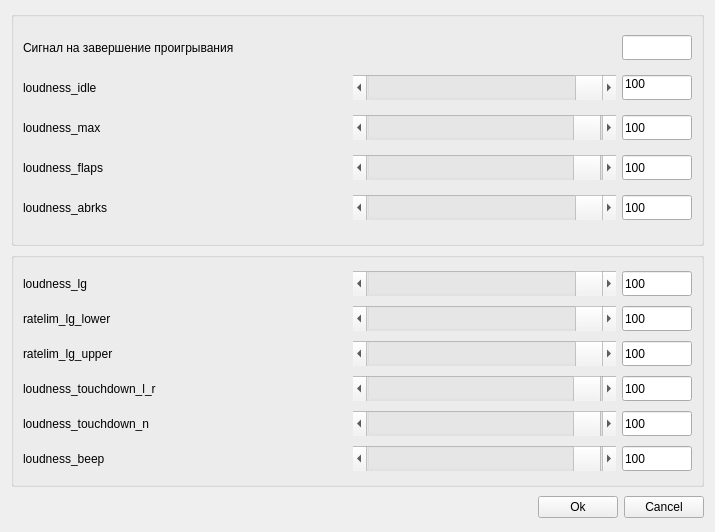
<?xml version="1.0" encoding="UTF-8"?>
<ui version="4.0">
 <class>Sound_form</class>
 <widget class="QWidget" name="Sound_form">
  <property name="geometry">
   <rect>
    <x>0</x>
    <y>0</y>
    <width>715</width>
    <height>532</height>
   </rect>
  </property>
  <property name="windowTitle">
   <string>Form</string>
  </property>
  <layout class="QVBoxLayout" name="verticalLayout_3">
   <item>
    <widget class="QGroupBox" name="groupBox_2">
     <property name="title">
      <string/>
     </property>
     <layout class="QVBoxLayout" name="verticalLayout">
      <item>
       <layout class="QHBoxLayout" name="horizontalLayout_11">
        <item>
         <widget class="QLabel" name="label">
          <property name="text">
           <string>Сигнал на завершение проигрывания</string>
          </property>
         </widget>
        </item>
        <item>
         <widget class="QLineEdit" name="shutdown_beep">
          <property name="maximumSize">
           <size>
            <width>70</width>
            <height>25</height>
           </size>
          </property>
         </widget>
        </item>
       </layout>
      </item>
      <item>
       <layout class="QHBoxLayout" name="horizontalLayout_7">
        <item>
         <widget class="QLabel" name="label_13">
          <property name="minimumSize">
           <size>
            <width>324</width>
            <height>25</height>
           </size>
          </property>
          <property name="maximumSize">
           <size>
            <width>324</width>
            <height>25</height>
           </size>
          </property>
          <property name="text">
           <string>loudness_idle</string>
          </property>
         </widget>
        </item>
        <item>
         <widget class="QScrollBar" name="loudness_idle_scroll">
          <property name="sizePolicy">
           <sizepolicy hsizetype="Expanding" vsizetype="Fixed">
            <horstretch>0</horstretch>
            <verstretch>0</verstretch>
           </sizepolicy>
          </property>
          <property name="minimumSize">
           <size>
            <width>250</width>
            <height>25</height>
           </size>
          </property>
          <property name="cursor">
           <cursorShape>UpArrowCursor</cursorShape>
          </property>
          <property name="autoFillBackground">
           <bool>false</bool>
          </property>
          <property name="maximum">
           <number>99</number>
          </property>
          <property name="value">
           <number>99</number>
          </property>
          <property name="orientation">
           <enum>Qt::Horizontal</enum>
          </property>
         </widget>
        </item>
        <item>
         <widget class="QLineEdit" name="loudness_idle">
          <property name="minimumSize">
           <size>
            <width>70</width>
            <height>25</height>
           </size>
          </property>
          <property name="maximumSize">
           <size>
            <width>70</width>
            <height>25</height>
           </size>
          </property>
          <property name="text">
           <string>100</string>
          </property>
          <property name="cursorPosition">
           <number>0</number>
          </property>
          <property name="alignment">
           <set>Qt::AlignLeading|Qt::AlignLeft|Qt::AlignTop</set>
          </property>
          <property name="cursorMoveStyle">
           <enum>Qt::LogicalMoveStyle</enum>
          </property>
         </widget>
        </item>
       </layout>
      </item>
      <item>
       <layout class="QHBoxLayout" name="horizontalLayout_8">
        <item>
         <widget class="QLabel" name="label_8">
          <property name="minimumSize">
           <size>
            <width>324</width>
            <height>25</height>
           </size>
          </property>
          <property name="maximumSize">
           <size>
            <width>324</width>
            <height>25</height>
           </size>
          </property>
          <property name="text">
           <string>loudness_max</string>
          </property>
         </widget>
        </item>
        <item>
         <widget class="QScrollBar" name="loudness_max_SCroll">
          <property name="sizePolicy">
           <sizepolicy hsizetype="Expanding" vsizetype="Fixed">
            <horstretch>0</horstretch>
            <verstretch>0</verstretch>
           </sizepolicy>
          </property>
          <property name="minimumSize">
           <size>
            <width>250</width>
            <height>25</height>
           </size>
          </property>
          <property name="cursor">
           <cursorShape>UpArrowCursor</cursorShape>
          </property>
          <property name="maximum">
           <number>100</number>
          </property>
          <property name="value">
           <number>99</number>
          </property>
          <property name="orientation">
           <enum>Qt::Horizontal</enum>
          </property>
         </widget>
        </item>
        <item>
         <widget class="QLineEdit" name="loudness_max">
          <property name="minimumSize">
           <size>
            <width>70</width>
            <height>25</height>
           </size>
          </property>
          <property name="maximumSize">
           <size>
            <width>70</width>
            <height>25</height>
           </size>
          </property>
          <property name="text">
           <string>100</string>
          </property>
          <property name="cursorPosition">
           <number>0</number>
          </property>
         </widget>
        </item>
       </layout>
      </item>
      <item>
       <layout class="QHBoxLayout" name="horizontalLayout_9">
        <item>
         <widget class="QLabel" name="label_10">
          <property name="minimumSize">
           <size>
            <width>324</width>
            <height>25</height>
           </size>
          </property>
          <property name="maximumSize">
           <size>
            <width>324</width>
            <height>25</height>
           </size>
          </property>
          <property name="text">
           <string>loudness_flaps</string>
          </property>
         </widget>
        </item>
        <item>
         <widget class="QScrollBar" name="loudness_flapsScroll">
          <property name="sizePolicy">
           <sizepolicy hsizetype="Expanding" vsizetype="Fixed">
            <horstretch>0</horstretch>
            <verstretch>0</verstretch>
           </sizepolicy>
          </property>
          <property name="minimumSize">
           <size>
            <width>250</width>
            <height>25</height>
           </size>
          </property>
          <property name="cursor">
           <cursorShape>UpArrowCursor</cursorShape>
          </property>
          <property name="maximum">
           <number>100</number>
          </property>
          <property name="value">
           <number>99</number>
          </property>
          <property name="orientation">
           <enum>Qt::Horizontal</enum>
          </property>
         </widget>
        </item>
        <item>
         <widget class="QLineEdit" name="loudness_flaps">
          <property name="maximumSize">
           <size>
            <width>70</width>
            <height>25</height>
           </size>
          </property>
          <property name="text">
           <string>100</string>
          </property>
          <property name="cursorPosition">
           <number>0</number>
          </property>
         </widget>
        </item>
       </layout>
      </item>
      <item>
       <layout class="QHBoxLayout" name="horizontalLayout_10">
        <item>
         <widget class="QLabel" name="label_11">
          <property name="minimumSize">
           <size>
            <width>324</width>
            <height>25</height>
           </size>
          </property>
          <property name="maximumSize">
           <size>
            <width>324</width>
            <height>25</height>
           </size>
          </property>
          <property name="text">
           <string>loudness_abrks</string>
          </property>
         </widget>
        </item>
        <item>
         <widget class="QScrollBar" name="loudness_abrksScroll">
          <property name="sizePolicy">
           <sizepolicy hsizetype="Expanding" vsizetype="Fixed">
            <horstretch>0</horstretch>
            <verstretch>0</verstretch>
           </sizepolicy>
          </property>
          <property name="minimumSize">
           <size>
            <width>250</width>
            <height>25</height>
           </size>
          </property>
          <property name="cursor">
           <cursorShape>UpArrowCursor</cursorShape>
          </property>
          <property name="maximum">
           <number>100</number>
          </property>
          <property name="pageStep">
           <number>1</number>
          </property>
          <property name="value">
           <number>100</number>
          </property>
          <property name="orientation">
           <enum>Qt::Horizontal</enum>
          </property>
         </widget>
        </item>
        <item>
         <widget class="QLineEdit" name="loudness_abrks">
          <property name="minimumSize">
           <size>
            <width>70</width>
            <height>25</height>
           </size>
          </property>
          <property name="maximumSize">
           <size>
            <width>70</width>
            <height>25</height>
           </size>
          </property>
          <property name="text">
           <string>100</string>
          </property>
         </widget>
        </item>
       </layout>
      </item>
     </layout>
    </widget>
   </item>
   <item>
    <widget class="QGroupBox" name="groupBox">
     <property name="title">
      <string/>
     </property>
     <layout class="QVBoxLayout" name="verticalLayout_2">
      <item>
       <layout class="QHBoxLayout" name="horizontalLayout_2">
        <item>
         <widget class="QLabel" name="label_3">
          <property name="sizePolicy">
           <sizepolicy hsizetype="Fixed" vsizetype="Preferred">
            <horstretch>0</horstretch>
            <verstretch>0</verstretch>
           </sizepolicy>
          </property>
          <property name="minimumSize">
           <size>
            <width>324</width>
            <height>0</height>
           </size>
          </property>
          <property name="maximumSize">
           <size>
            <width>324</width>
            <height>16777215</height>
           </size>
          </property>
          <property name="text">
           <string>loudness_lg</string>
          </property>
         </widget>
        </item>
        <item>
         <widget class="QScrollBar" name="loudness_lgScroll">
          <property name="sizePolicy">
           <sizepolicy hsizetype="Expanding" vsizetype="Fixed">
            <horstretch>0</horstretch>
            <verstretch>0</verstretch>
           </sizepolicy>
          </property>
          <property name="minimumSize">
           <size>
            <width>250</width>
            <height>25</height>
           </size>
          </property>
          <property name="cursor">
           <cursorShape>UpArrowCursor</cursorShape>
          </property>
          <property name="value">
           <number>99</number>
          </property>
          <property name="orientation">
           <enum>Qt::Horizontal</enum>
          </property>
         </widget>
        </item>
        <item>
         <widget class="QLineEdit" name="loudness_lg">
          <property name="minimumSize">
           <size>
            <width>70</width>
            <height>25</height>
           </size>
          </property>
          <property name="maximumSize">
           <size>
            <width>70</width>
            <height>25</height>
           </size>
          </property>
          <property name="text">
           <string>100</string>
          </property>
          <property name="alignment">
           <set>Qt::AlignLeading|Qt::AlignLeft|Qt::AlignVCenter</set>
          </property>
         </widget>
        </item>
       </layout>
      </item>
      <item>
       <layout class="QHBoxLayout" name="horizontalLayout">
        <item>
         <widget class="QLabel" name="label_4">
          <property name="minimumSize">
           <size>
            <width>324</width>
            <height>0</height>
           </size>
          </property>
          <property name="maximumSize">
           <size>
            <width>324</width>
            <height>16777215</height>
           </size>
          </property>
          <property name="text">
           <string>ratelim_lg_lower</string>
          </property>
         </widget>
        </item>
        <item>
         <widget class="QScrollBar" name="ratelim_lg_lowerScroll">
          <property name="sizePolicy">
           <sizepolicy hsizetype="Expanding" vsizetype="Fixed">
            <horstretch>0</horstretch>
            <verstretch>0</verstretch>
           </sizepolicy>
          </property>
          <property name="minimumSize">
           <size>
            <width>250</width>
            <height>25</height>
           </size>
          </property>
          <property name="cursor">
           <cursorShape>UpArrowCursor</cursorShape>
          </property>
          <property name="value">
           <number>99</number>
          </property>
          <property name="orientation">
           <enum>Qt::Horizontal</enum>
          </property>
         </widget>
        </item>
        <item>
         <widget class="QLineEdit" name="ratelim_lg_lower">
          <property name="minimumSize">
           <size>
            <width>70</width>
            <height>0</height>
           </size>
          </property>
          <property name="maximumSize">
           <size>
            <width>70</width>
            <height>25</height>
           </size>
          </property>
          <property name="text">
           <string>100</string>
          </property>
          <property name="maxLength">
           <number>70</number>
          </property>
         </widget>
        </item>
       </layout>
      </item>
      <item>
       <layout class="QHBoxLayout" name="horizontalLayout_3">
        <item>
         <widget class="QLabel" name="label_5">
          <property name="minimumSize">
           <size>
            <width>324</width>
            <height>0</height>
           </size>
          </property>
          <property name="maximumSize">
           <size>
            <width>324</width>
            <height>16777215</height>
           </size>
          </property>
          <property name="text">
           <string>ratelim_lg_upper</string>
          </property>
         </widget>
        </item>
        <item>
         <widget class="QScrollBar" name="ratelim_lg_upperScroll">
          <property name="sizePolicy">
           <sizepolicy hsizetype="Expanding" vsizetype="Fixed">
            <horstretch>0</horstretch>
            <verstretch>0</verstretch>
           </sizepolicy>
          </property>
          <property name="minimumSize">
           <size>
            <width>250</width>
            <height>25</height>
           </size>
          </property>
          <property name="cursor">
           <cursorShape>UpArrowCursor</cursorShape>
          </property>
          <property name="value">
           <number>99</number>
          </property>
          <property name="orientation">
           <enum>Qt::Horizontal</enum>
          </property>
         </widget>
        </item>
        <item>
         <widget class="QLineEdit" name="ratelim_lg_upper">
          <property name="minimumSize">
           <size>
            <width>70</width>
            <height>25</height>
           </size>
          </property>
          <property name="maximumSize">
           <size>
            <width>70</width>
            <height>25</height>
           </size>
          </property>
          <property name="text">
           <string>100</string>
          </property>
         </widget>
        </item>
       </layout>
      </item>
      <item>
       <layout class="QHBoxLayout" name="horizontalLayout_4">
        <item>
         <widget class="QLabel" name="label_6">
          <property name="minimumSize">
           <size>
            <width>324</width>
            <height>0</height>
           </size>
          </property>
          <property name="maximumSize">
           <size>
            <width>324</width>
            <height>16777215</height>
           </size>
          </property>
          <property name="text">
           <string>loudness_touchdown_l_r</string>
          </property>
         </widget>
        </item>
        <item>
         <widget class="QScrollBar" name="loudness_touchdown_l_rScroll">
          <property name="sizePolicy">
           <sizepolicy hsizetype="Expanding" vsizetype="Fixed">
            <horstretch>0</horstretch>
            <verstretch>0</verstretch>
           </sizepolicy>
          </property>
          <property name="minimumSize">
           <size>
            <width>250</width>
            <height>25</height>
           </size>
          </property>
          <property name="cursor">
           <cursorShape>UpArrowCursor</cursorShape>
          </property>
          <property name="maximum">
           <number>100</number>
          </property>
          <property name="pageStep">
           <number>1</number>
          </property>
          <property name="value">
           <number>99</number>
          </property>
          <property name="orientation">
           <enum>Qt::Horizontal</enum>
          </property>
         </widget>
        </item>
        <item>
         <widget class="QLineEdit" name="loudness_touchdown_l_r">
          <property name="minimumSize">
           <size>
            <width>70</width>
            <height>25</height>
           </size>
          </property>
          <property name="maximumSize">
           <size>
            <width>70</width>
            <height>25</height>
           </size>
          </property>
          <property name="text">
           <string>100</string>
          </property>
          <property name="clearButtonEnabled">
           <bool>false</bool>
          </property>
         </widget>
        </item>
       </layout>
      </item>
      <item>
       <layout class="QHBoxLayout" name="horizontalLayout_5">
        <item>
         <widget class="QLabel" name="label_7">
          <property name="minimumSize">
           <size>
            <width>324</width>
            <height>0</height>
           </size>
          </property>
          <property name="maximumSize">
           <size>
            <width>324</width>
            <height>16777215</height>
           </size>
          </property>
          <property name="text">
           <string>loudness_touchdown_n</string>
          </property>
         </widget>
        </item>
        <item>
         <widget class="QScrollBar" name="loudness_touchdown_nscr">
          <property name="sizePolicy">
           <sizepolicy hsizetype="Expanding" vsizetype="Fixed">
            <horstretch>0</horstretch>
            <verstretch>0</verstretch>
           </sizepolicy>
          </property>
          <property name="minimumSize">
           <size>
            <width>250</width>
            <height>25</height>
           </size>
          </property>
          <property name="cursor">
           <cursorShape>UpArrowCursor</cursorShape>
          </property>
          <property name="maximum">
           <number>100</number>
          </property>
          <property name="pageStep">
           <number>1</number>
          </property>
          <property name="value">
           <number>99</number>
          </property>
          <property name="orientation">
           <enum>Qt::Horizontal</enum>
          </property>
         </widget>
        </item>
        <item>
         <widget class="QLineEdit" name="loudness_touchdown_n">
          <property name="minimumSize">
           <size>
            <width>70</width>
            <height>25</height>
           </size>
          </property>
          <property name="maximumSize">
           <size>
            <width>70</width>
            <height>25</height>
           </size>
          </property>
          <property name="text">
           <string>100</string>
          </property>
          <property name="clearButtonEnabled">
           <bool>false</bool>
          </property>
         </widget>
        </item>
       </layout>
      </item>
      <item>
       <layout class="QHBoxLayout" name="horizontalLayout_17">
        <item>
         <widget class="QLabel" name="label_9">
          <property name="minimumSize">
           <size>
            <width>324</width>
            <height>0</height>
           </size>
          </property>
          <property name="maximumSize">
           <size>
            <width>324</width>
            <height>16777215</height>
           </size>
          </property>
          <property name="text">
           <string>loudness_beep</string>
          </property>
         </widget>
        </item>
        <item>
         <widget class="QScrollBar" name="loudness_beepScr">
          <property name="sizePolicy">
           <sizepolicy hsizetype="Expanding" vsizetype="Fixed">
            <horstretch>0</horstretch>
            <verstretch>0</verstretch>
           </sizepolicy>
          </property>
          <property name="minimumSize">
           <size>
            <width>250</width>
            <height>25</height>
           </size>
          </property>
          <property name="cursor">
           <cursorShape>UpArrowCursor</cursorShape>
          </property>
          <property name="maximum">
           <number>100</number>
          </property>
          <property name="pageStep">
           <number>1</number>
          </property>
          <property name="value">
           <number>99</number>
          </property>
          <property name="orientation">
           <enum>Qt::Horizontal</enum>
          </property>
         </widget>
        </item>
        <item>
         <widget class="QLineEdit" name="loudness_beep">
          <property name="minimumSize">
           <size>
            <width>70</width>
            <height>25</height>
           </size>
          </property>
          <property name="maximumSize">
           <size>
            <width>70</width>
            <height>25</height>
           </size>
          </property>
          <property name="text">
           <string>100</string>
          </property>
          <property name="clearButtonEnabled">
           <bool>false</bool>
          </property>
         </widget>
        </item>
       </layout>
      </item>
     </layout>
    </widget>
   </item>
   <item>
    <layout class="QHBoxLayout" name="horizontalLayout_6">
     <item>
      <spacer name="horizontalSpacer">
       <property name="orientation">
        <enum>Qt::Horizontal</enum>
       </property>
       <property name="sizeHint" stdset="0">
        <size>
         <width>308</width>
         <height>28</height>
        </size>
       </property>
      </spacer>
     </item>
     <item>
      <widget class="QPushButton" name="ok_pb">
       <property name="text">
        <string>Ok</string>
       </property>
      </widget>
     </item>
     <item>
      <widget class="QPushButton" name="cancel_pb">
       <property name="text">
        <string>Cancel</string>
       </property>
      </widget>
     </item>
    </layout>
   </item>
  </layout>
  <zorder>horizontalSpacer</zorder>
  <zorder>ok_pb</zorder>
  <zorder>cancel_pb</zorder>
  <zorder>ratelim_lg_upper</zorder>
  <zorder>label_9</zorder>
  <zorder>loudness_touchdown_l_rScroll</zorder>
  <zorder>label_7</zorder>
  <zorder>loudness_lg</zorder>
  <zorder>label_4</zorder>
  <zorder>label_3</zorder>
  <zorder>label_6</zorder>
  <zorder>loudness_lgScroll</zorder>
  <zorder>ratelim_lg_lower</zorder>
  <zorder>label_5</zorder>
  <zorder>ratelim_lg_upperScroll</zorder>
  <zorder>loudness_touchdown_l_r</zorder>
  <zorder>loudness_touchdown_nscr</zorder>
  <zorder>ratelim_lg_lowerScroll</zorder>
  <zorder>loudness_touchdown_nscr_2</zorder>
  <zorder>loudness_touchdown_n_2</zorder>
  <zorder>groupBox_2</zorder>
  <zorder>groupBox</zorder>
 </widget>
 <resources/>
 <connections/>
</ui>
